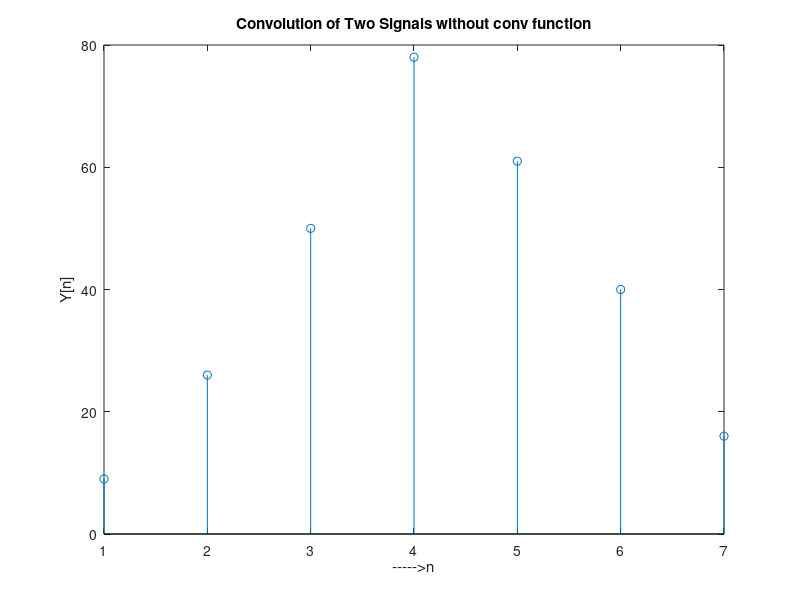

Reproduce this figure in MATLAB.
close all
clear all
x=[1 2 3 4];
h=[9 8 7 4];
m=length(x);
n=length(h);
X=[x,zeros(1,n)] 
H=[h,zeros(1,m)]
for i=1:n+m-1
Y(i)=0
for j=1:m
if(i-j+1>0)
Y(i)=Y(i)+X(j)*H(i-j+1);
else
end
end
end
Y
stem(Y);
ylabel('Y[n]');
xlabel('----->n');
title('Convolution of Two Signals without conv function');